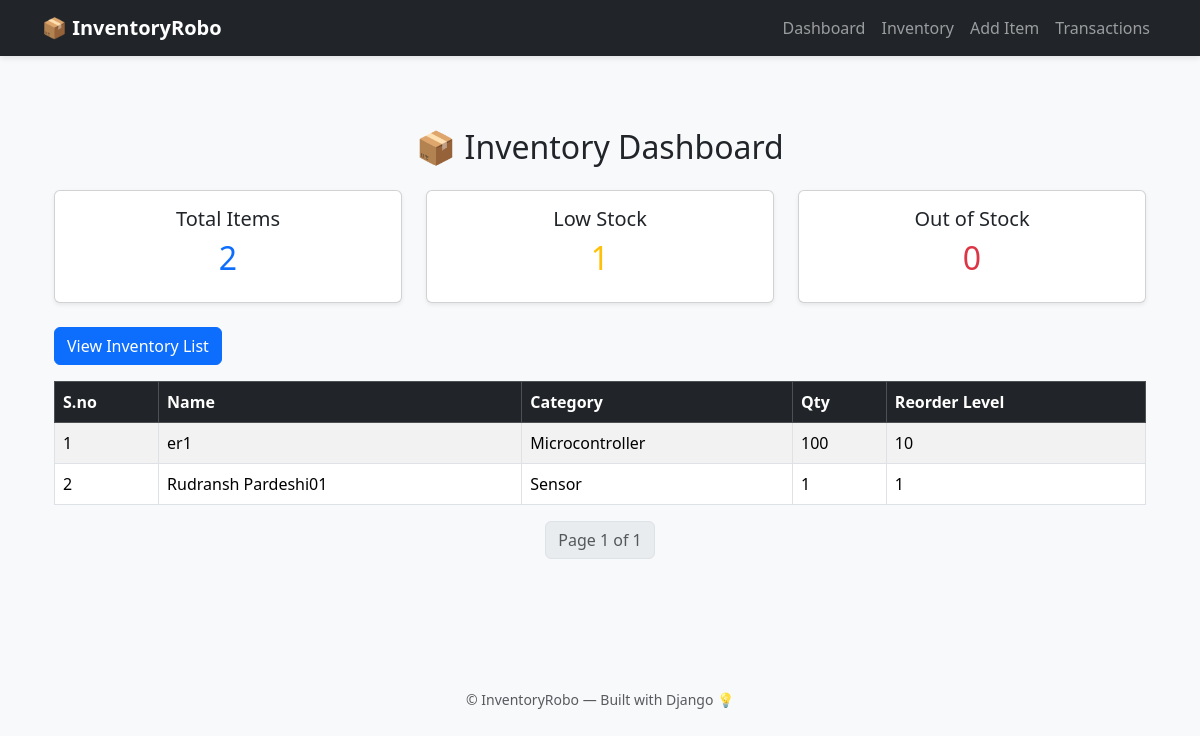
The app's page /, older data.
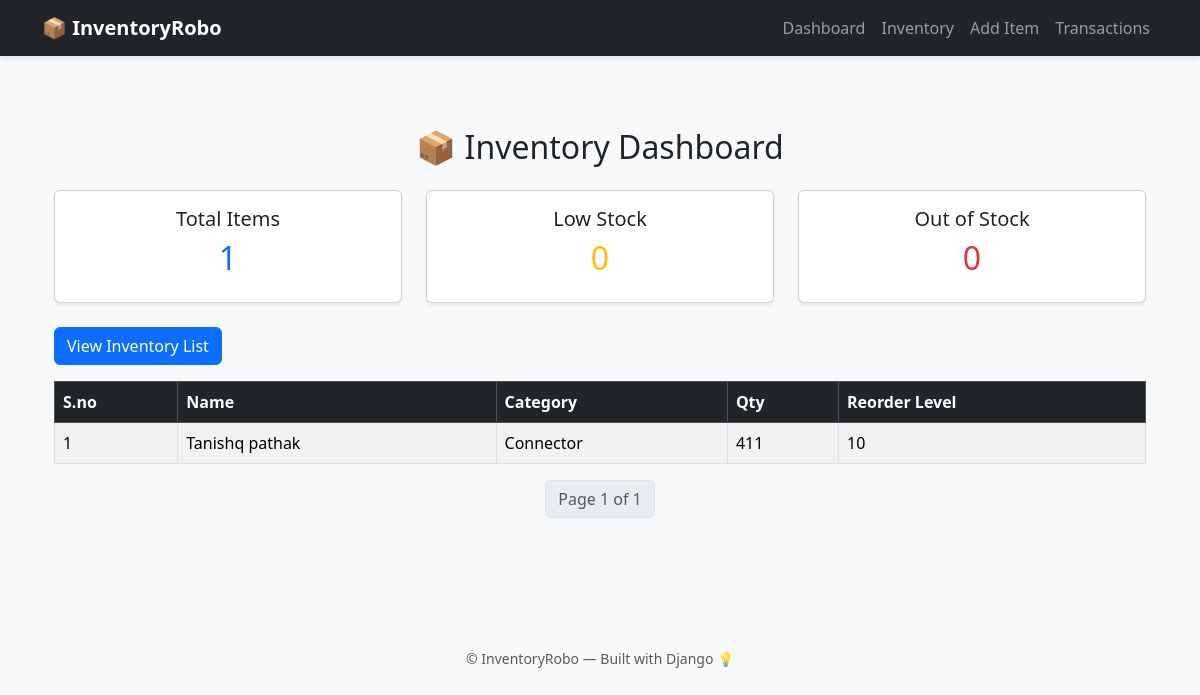
The same page, newer data.
### inventory/models.py (models this page shows, shortened)
class Item(models.Model):
    CATEGORY_CHOICES = [
        ('Sensor', 'Sensor'),
        ('Connector', 'Connector'),
        ('Resistor', 'Resistor'),
        ('Microcontroller', 'Microcontroller'),
        ('Other', 'Other'),
    ]
    serial_no = models.PositiveIntegerField(unique=True, blank=True, null=True)
    name = models.CharField(max_length=100)
    category = models.CharField(max_length=50, choices=CATEGORY_CHOICES)
    custom_category = models.CharField(max_length=100, blank=True, null=True)
    quantity = models.PositiveIntegerField(default=0)
    reorder_level = models.PositiveIntegerField(default=5)
    unit_price = models.DecimalField(max_digits=10, decimal_places=2)
    supplier = models.CharField(max_length=100, blank=True, null=True)
    location = models.CharField(max_length=100, blank=True, null=True)
    description = models.TextField(blank=True, null=True)
    created_at = models.DateTimeField(auto_now_add=True)

### inventory/views.py (the view)
# urls.py: path('', views.dashboard, name='dashboard'),
def dashboard(request):
    total_items = Item.objects.count()
    low_stock = Item.objects.filter(quantity__lte=F('reorder_level')).count()
    out_stock = Item.objects.filter(quantity=0).count()
    items = Item.objects.all().order_by('serial_no')
    paginator = Paginator(items, 10)  # 10 items per page
    page_number = request.GET.get('page')
    page_obj = paginator.get_page(page_number)
    context = {
        'total_items': total_items,
        'low_stock': low_stock,
        'out_stock': out_stock,
        'items': items,
        'PREDEFINED_CATEGORIES': PREDEFINED_CATEGORIES,
        'page_obj': page_obj,
    }
    return render(request, 'inventory/dashboard.html', context)

### inventory/templates/inventory/dashboard.html (shortened to what this page needs)
{% extends 'inventory/base.html' %}
{% load static %}
{% block content %}
<div class="container py-5">
    <h2 class="text-center mb-4">📦 Inventory Dashboard</h2>
    <div class="row mb-4 text-center">
        <div class="col-md-4">
            <div class="card shadow-sm p-3">
                <h5>Total Items</h5>
                <h2 class="text-primary">{{ total_items }}</h2>
            </div>
        </div>
        <div class="col-md-4">
            <div class="card shadow-sm p-3">
                <h5>Low Stock</h5>
                <h2 class="text-warning">{{ low_stock }}</h2>
            </div>
        </div>
        <div class="col-md-4">
            <div class="card shadow-sm p-3">
                <h5>Out of Stock</h5>
                <h2 class="text-danger">{{ out_stock }}</h2>
            </div>
        </div>
    </div>
    <a href="{% url 'inventory_list' %}" class="btn btn-primary mb-3">View Inventory List</a>
    <table class="table table-bordered table-striped">
        <thead class="table-dark">
            <tr>
                <th>S.no</th>
                <th>Name</th>
                <th>Category</th>
                <th>Qty</th>
                <th>Reorder Level</th>
            </tr>
        </thead>
        <tbody>
            {% for item in page_obj %}
            <tr>
                <td>{{ item.serial_no }}</td>
                <td>{{ item.name }}</td>
                <td>
                    {% if item.category in PREDEFINED_CATEGORIES %}
                        {{ item.category }}
                    {% else %}
                        {{ item.category }} <span class="badge bg-info text-dark">Custom</span>
                    {% endif %}
                </td>
                <td>{{ item.quantity }}</td>
                <td>{{ item.reorder_level }}</td>
            </tr>
            {% empty %}
            <tr>
                <td colspan="5" class="text-center text-muted">No items available</td>
            </tr>
            {% endfor %}
        </tbody>
    </table>
    <div class="d-flex justify-content-center mt-3">
        <nav>
            <ul class="pagination">
                <li class="page-item disabled">
                    <a class="page-link">Page {{ page_obj.number }} of {{ page_obj.paginator.num_pages }}</a>
                </li>
            </ul>
        </nav>
    </div>
</div>
{% endblock %}

Row changes from the older to the newer data that the page shows:
removed Item: serial_no "1", name "er1", category "Microcontroller", quantity "100", reorder_level "10"
removed Item: serial_no "2", name "Rudransh Pardeshi01", category "Sensor", quantity "1", reorder_level "1"
added Item: serial_no "1", name "Tanishq pathak", category "Connector", quantity "411", reorder_level "10"
Text that changed along with them:
{{ total_items }}: "2" → "1"
{{ low_stock }}: "1" → "0"
